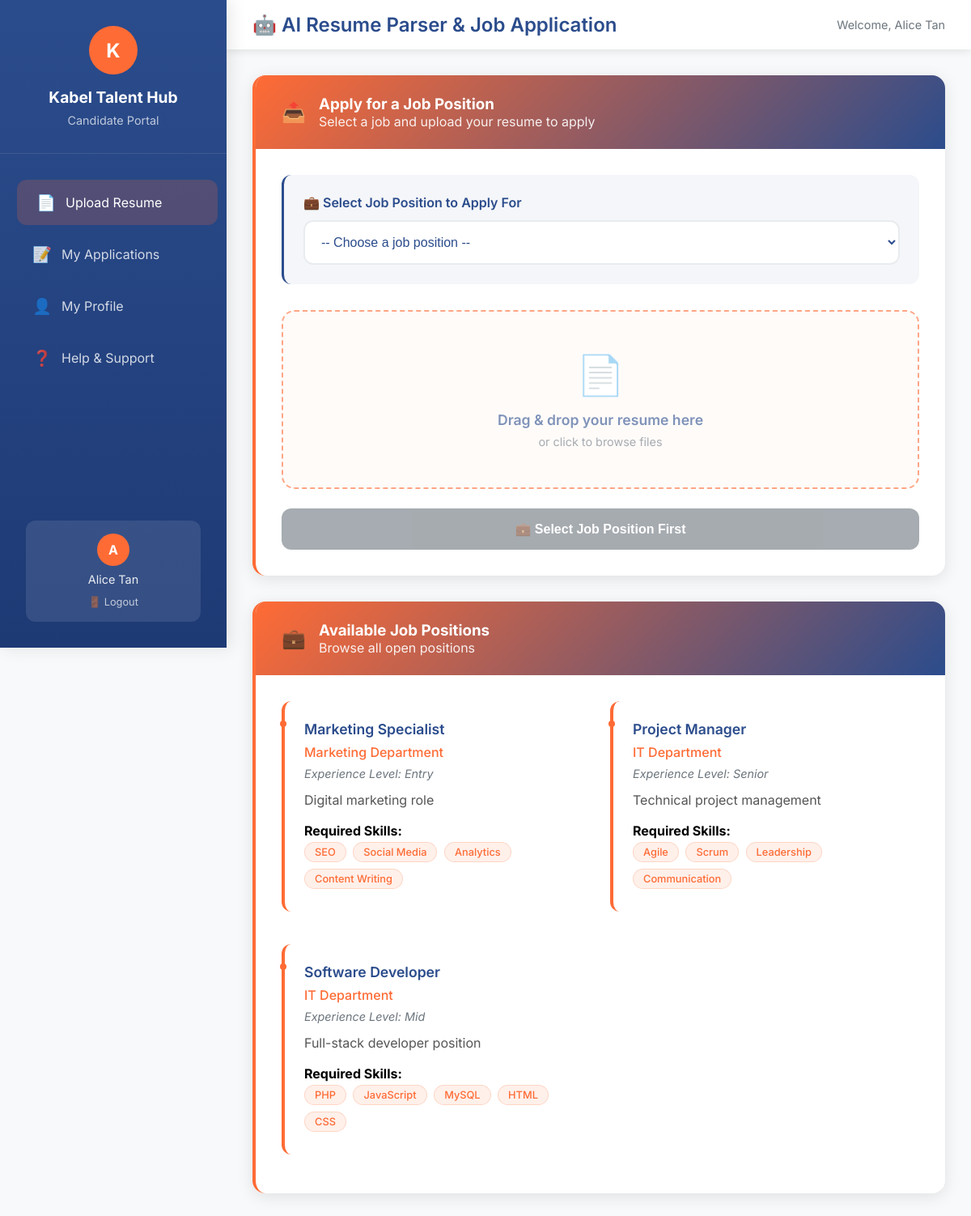
Screenshot of /candidate-upload.php (signed in) with the database file from the repository.
### tables this page shows
CREATE TABLE job_positions (
    id INT AUTO_INCREMENT PRIMARY KEY,
    title VARCHAR(100) NOT NULL,
    department VARCHAR(50) NOT NULL,
    description TEXT,
    required_skills TEXT NOT NULL,  
    experience_level ENUM('entry', 'mid', 'senior') DEFAULT 'mid',
    status ENUM('active', 'closed') DEFAULT 'active',
    created_by INT,
    created_at TIMESTAMP DEFAULT CURRENT_TIMESTAMP,
    FOREIGN KEY (created_by) REFERENCES users(id)
);

### candidate-upload.php (the view, shortened to what this page needs)
<?php
require_once 'includes/auth.php';
$success = false;
$job_positions = [];
try {
    $job_query = "SELECT id, title, department, description, required_skills, experience_level FROM job_positions WHERE status = 'active' ORDER BY title ASC";
    $job_result = $connection->query($job_query);
    if ($job_result) {
        while ($row = $job_result->fetch_assoc()) {
            $job_positions[] = $row;
        }
    }
} catch (Exception $e) {
    error_log("Error fetching job positions: " . $e->getMessage());
}
?>
<!DOCTYPE html>
<html lang="en">
<head>
</head>
<body>
    <div class="sidebar" id="sidebar">
        <div class="sidebar-brand">
            <div class="logo">K</div>
            <h3>Kabel Talent Hub</h3>
            <p>Candidate Portal</p>
        </div>
        <ul class="sidebar-nav">
            <li>
                <a href="candidate-upload.php" class="active">
                    <span class="icon">📄</span>
                    <span>Upload Resume</span>
                </a>
            </li>
            <li>
                <a href="my-applications.php">
                    <span class="icon">📝</span>
                    <span>My Applications</span>
                </a>
            </li>
            <li>
                <a href="profile.php">
                    <span class="icon">👤</span>
                    <span>My Profile</span>
                </a>
            </li>
            <li>
                <a href="help.php">
                    <span class="icon">❓</span>
                    <span>Help & Support</span>
                </a>
            </li>
        </ul>
        <div class="sidebar-footer">
            <div class="user-profile">
                <div class="avatar"><?php echo substr($_SESSION['full_name'], 0, 1); ?></div>
                <div style="color: rgba(255,255,255,0.9); font-size: 0.9rem; margin-bottom: 0.5rem;">
                    <?php echo htmlspecialchars($_SESSION['full_name']); ?>
                </div>
                <a href="logout.php" style="color: rgba(255,255,255,0.7); text-decoration: none; font-size: 0.8rem;">
                    🚪 Logout
                </a>
            </div>
        </div>
    </div>
    <div class="main-content">
        <div class="topbar">
            <h1 class="page-title">🤖 AI Resume Parser & Job Application</h1>
            <div class="topbar-actions">
                <span style="color: #6c757d; font-size: 0.9rem;">
                    Welcome, <?php echo htmlspecialchars($_SESSION['full_name']); ?>
                </span>
            </div>
        </div>
        <div class="content-area">
            <?php if (!$success): ?>
            <div class="card">
                <div class="card-header">
                    <span class="icon">📤</span>
                    <div>
                        <h3>Apply for a Job Position</h3>
                        <p style="margin: 0; opacity: 0.9;">Select a job and upload your resume to apply</p>
                    </div>
                </div>
                <div class="card-body">
                    <form method="POST" enctype="multipart/form-data" id="uploadForm">
                        <div class="job-selection">
                            <label for="job_position">
                                💼 Select Job Position to Apply For
                            </label>
                            <select name="job_position" id="job_position" class="job-select" required>
                                <option value="">-- Choose a job position --</option>
                            </select>
                        </div>
                        <div class="upload-zone" id="dropZone">
                            <div class="upload-icon">📄</div>
                            <div class="upload-text">
                                Drag & drop your resume here
                            </div>
                            <div class="upload-hint">
                                or click to browse files
                            </div>
                        </div>
                        <button type="submit" class="btn btn-primary" id="submitBtn" style="width: 100%; margin-top: 1.5rem;" disabled>
                        </button>
                    </form>
                </div>
            </div>
            <?php if (!empty($job_positions)): ?>
            <div class="card">
                <div class="card-header">
                    <span class="icon">💼</span>
                    <div>
                        <h3>Available Job Positions</h3>
                        <p style="margin: 0; opacity: 0.9;">Browse all open positions</p>
                    </div>
                </div>
                <div class="card-body">
                    <div style="display: grid; grid-template-columns: repeat(auto-fit, minmax(300px, 1fr)); gap: 1.5rem;">
                        <?php foreach ($job_positions as $job): ?>
                        <div class="experience-item">
                            <div class="item-title"><?php echo htmlspecialchars($job['title']); ?></div>
                            <div class="item-company"><?php echo htmlspecialchars($job['department']); ?> Department</div>
                            <div class="item-duration">
                                Experience Level: <?php echo ucfirst(htmlspecialchars($job['experience_level'])); ?>
                            </div>
                            <div class="item-description">
                                <?php echo htmlspecialchars($job['description']); ?>
                            </div>
                            <div class="skills-required" style="margin-top: 1rem;">
                                <strong>Required Skills:</strong><br>
                                <?php
                                $skills = explode(',', $job['required_skills']);
                                foreach ($skills as $skill):
                                ?>
                                <span class="skill-req-tag"><?php echo trim(htmlspecialchars($skill)); ?></span>
                                <?php endforeach; ?>
                            </div>
                        </div>
                        <?php endforeach; ?>
                    </div>
                </div>
            </div>
            <?php endif; ?>
            <?php endif; ?>
        </div>
    </div>
</body>
</html>

### rows the page displays
job_positions: title "Marketing Specialist", department "Marketing", experience_level "Entry", description "Digital marketing role", required_skills "SEO", required_skills "Social Media", required_skills "Analytics", required_skills "Content Writing"
job_positions: title "Project Manager", department "IT", experience_level "Senior", description "Technical project management", required_skills "Agile", required_skills "Scrum", required_skills "Leadership", required_skills "Communication"
job_positions: title "Software Developer", department "IT", experience_level "Mid", description "Full-stack developer position", required_skills "PHP", required_skills "JavaScript", required_skills "MySQL", required_skills "HTML", required_skills "CSS"

### other values shown
substr($_SESSION['full_name'], 0, 1) "A"
$_SESSION['full_name'] "Alice Tan"
